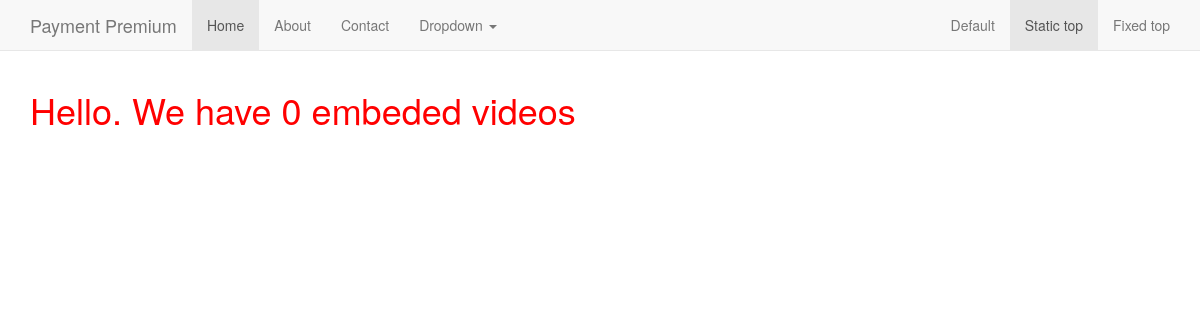
Page / (signed in) on the earlier database version.
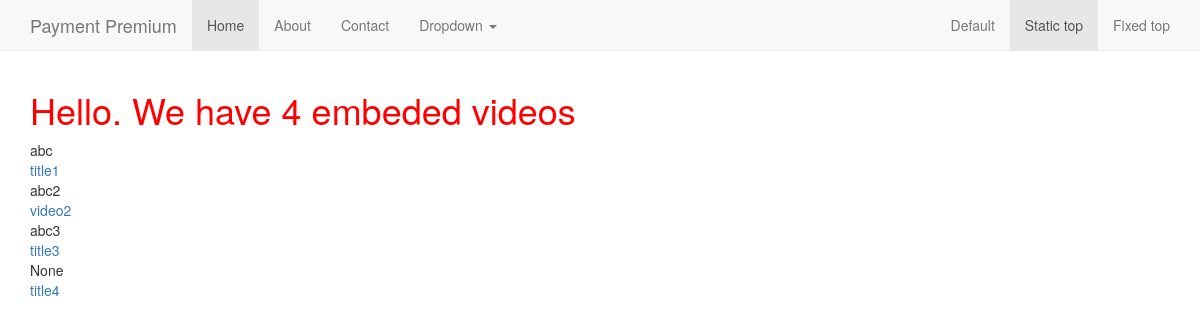
Same page on the later database version.
### videos/models.py (models this page shows, shortened)
class Video(models.Model):
	title =  models.CharField(max_length=120)
	embed_code = models.CharField(max_length=500, null=True, blank=True)
	active = models.BooleanField(default=True)
	featured = models.BooleanField(default=False)
	free_preview = models.BooleanField(default=False)
	category = models.ForeignKey("Category", null=True)
	timestamp = models.DateTimeField(auto_now_add=True, auto_now=False, null=True)
	updated = models.DateTimeField(auto_now_add=False, auto_now=True, null=True)
	objects = VideoManager()
	def get_absolute_url(self):
		return reverse("video_detail", kwargs={"id": self.id})

### serveup_membership/views.py (the view)
# urls.py: 2. Add a URL to urlpatterns:  url(r'^$', views.home, name='home')
@login_required
def home(request):
	print(request.get_full_path() == "/")
	videos = Video.objects.all()
	embeds = []
	for video in videos:
		safe_embed_code = format_html(mark_safe(video.embed_code))
		embeds.append("{}".format(safe_embed_code))
	context = {
		"videos": videos,
		"number": videos.count(),
		"embeds": embeds,
	}
	return render(request, "home.html", context)

### videos/models.py (called while the page is built)
	def active(self):
		return self.filter(active=True)

	def get_queryset(self):
		return VideoQueryset(self.model, using=self._db)

	def all(self):
		return self.get_queryset().active()

### templates/home.html (shortened to what this page needs)
{% extends 'base.html' %}
{% block content %}
<h1>Hello. We have {{ number }} embeded videos</h1>
<div>
	{% for video in videos %}
		<div>{{ video.embed_code | safe}}</div>
		<div><a href="{{ video.get_absolute_url }}">{{ video.title }}</a></div>
	{% endfor %}
</div>
 {% endblock content %}

### templates/base.html (shortened to what this page needs)
{% load staticfiles %}
<!DOCTYPE html>
<html lang="en">
<head>
    <link rel="stylesheet" href="https://maxcdn.bootstrapcdn.com/bootstrap/3.3.7/css/bootstrap.min.css">
    <link href="http://getbootstrap.com/assets/css/ie10-viewport-bug-workaround.css" rel="stylesheet">
</head>
<body>
    {% include 'navbar.html' %}
    <div class="container">
        {% block content %}
        {% endblock content %}
    </div>
</body>
</html>

### templates/navbar.html (shortened to what this page needs)
<nav class="navbar navbar-default navbar-static-top">
    <div class="container">
        <div class="navbar-header">
            <a class="navbar-brand" href="#">Payment Premium</a>
        </div>
        <div id="navbar" class="navbar-collapse collapse">
            <ul class="nav navbar-nav">
                <li class="active"><a href="#">Home</a></li>
                <li><a href="#about">About</a></li>
                <li><a href="#contact">Contact</a></li>
                <li class="dropdown">
                    <a href="#" class="dropdown-toggle" data-toggle="dropdown" role="button" aria-haspopup="true" aria-expanded="false">Dropdown <span class="caret"></span></a>
                </li>
            </ul>
            <ul class="nav navbar-nav navbar-right">
                <li><a href="../navbar/">Default</a></li>
                <li class="active"><a href="./">Static top <span class="sr-only">(current)</span></a></li>
                <li><a href="../navbar-fixed-top/">Fixed top</a></li>
            </ul>
        </div>
    </div>
</nav>

### templates/javascript.html (shortened to what this page needs)
{% load staticfiles %}

Differences in the rows shown:
added Video: embed_code "abc", title "title1"
added Video: embed_code "abc2", title "video2"
added Video: embed_code "abc3", title "title3"
added Video: embed_code "None", title "title4"
Other differences:
{{ number }}: "0" → "4"
